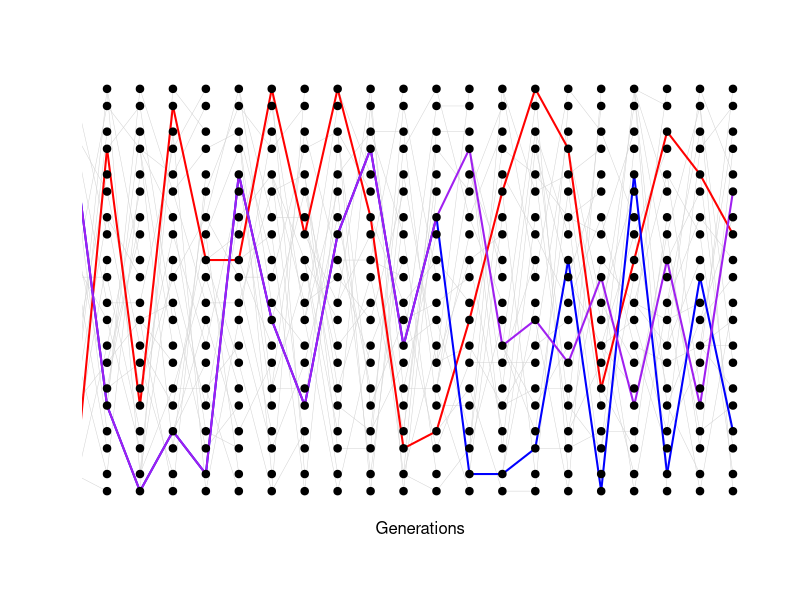
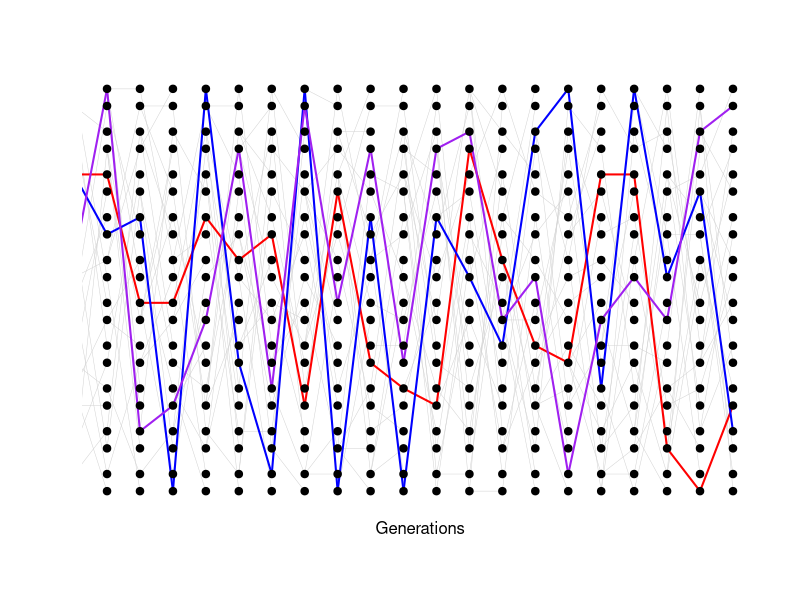
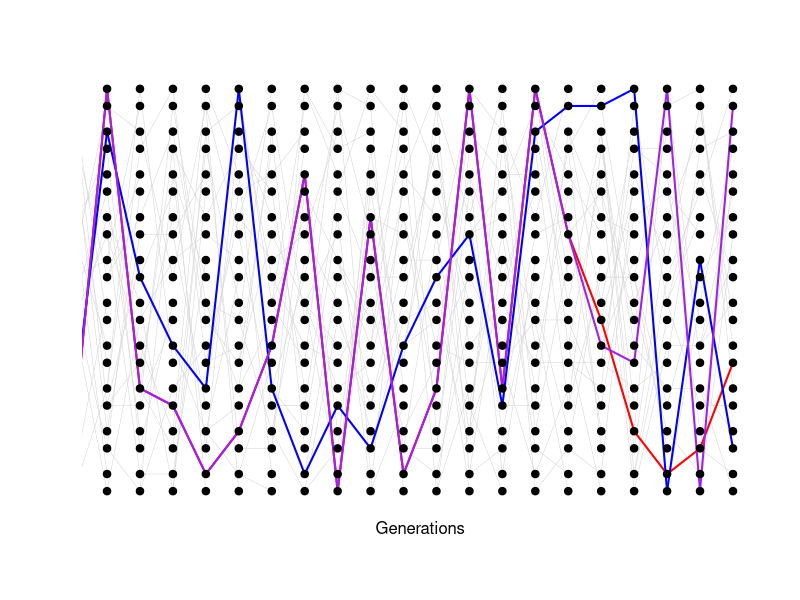
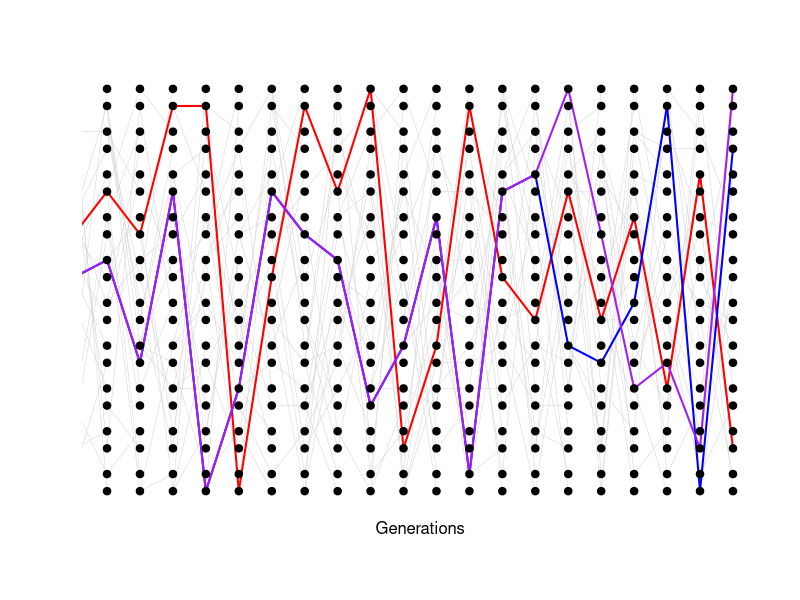
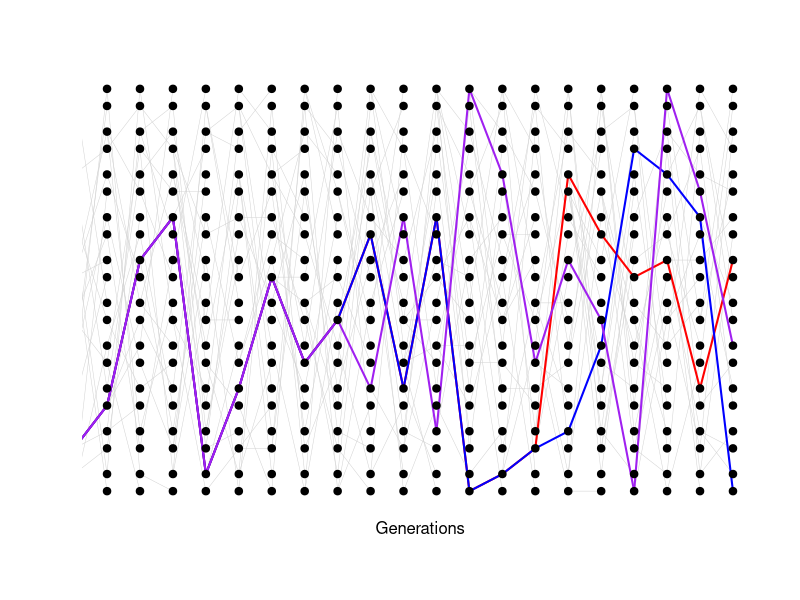
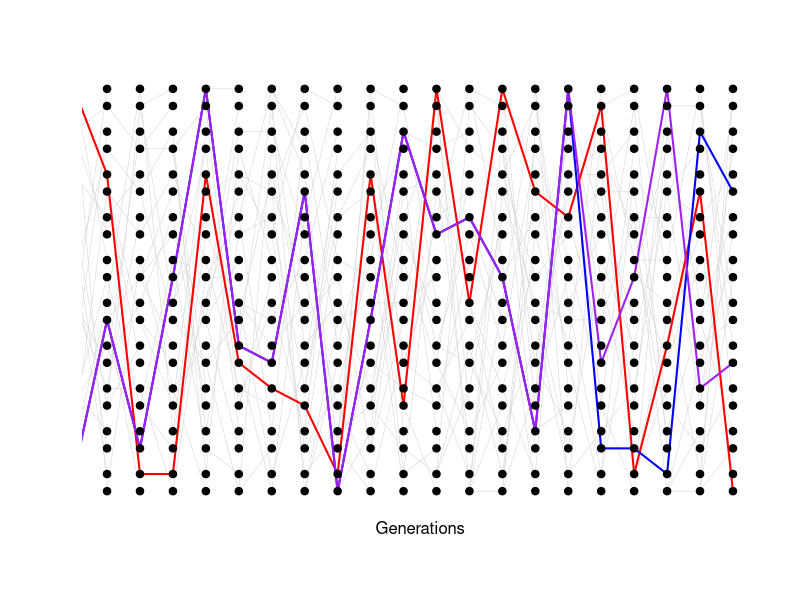
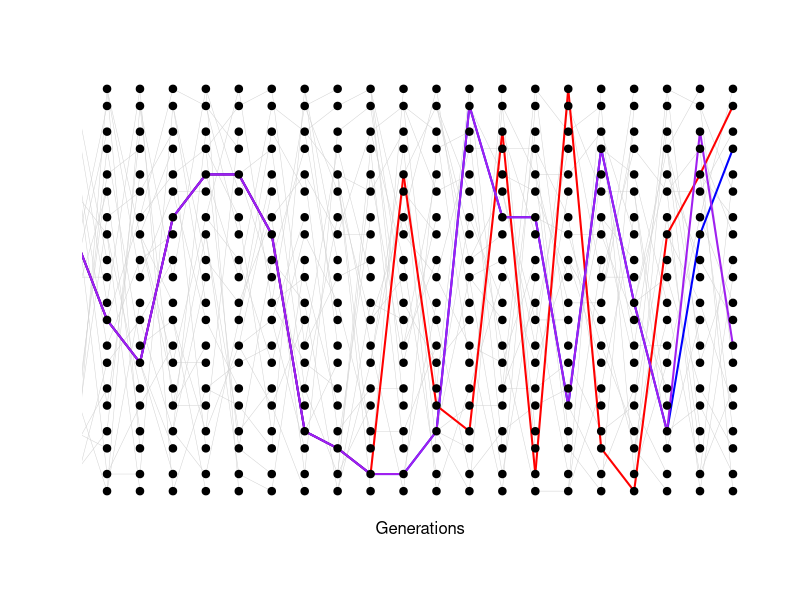
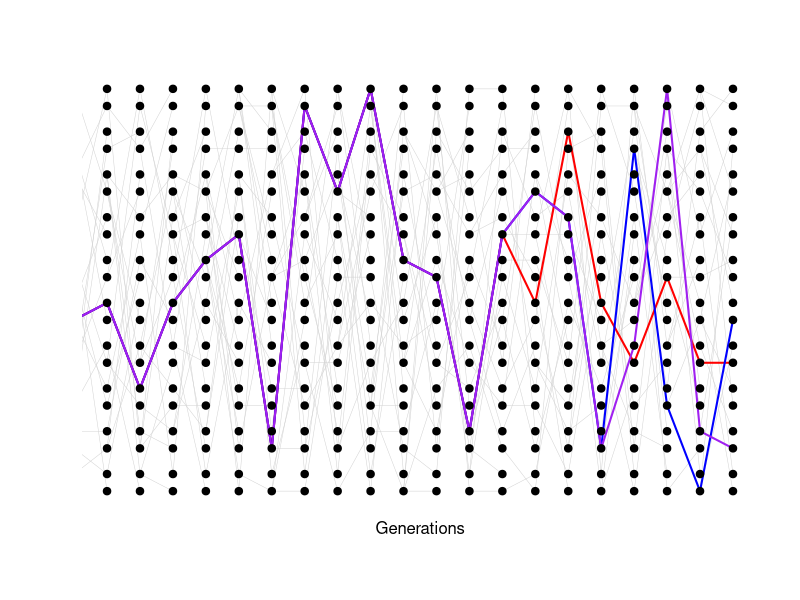

These figures' R source, in order:
N<-10
offset<-0.2

pdf(file="~/Dropbox/Courses/Popgen_teaching_Notes/figures/pairwise_coalescent.pdf")
col.allele<-  c("red","blue")   #c("red","blue","purple") #

pdf(file="~/Dropbox/Courses/Popgen_teaching_Notes/figures/3_tip_coalescent.pdf")
col.allele<-  c("red","blue","purple") #c("red","blue")   #
num.tracked<-3

num.gens<-20
n.iter<-20
for(iter in 1:n.iter){
plot(c(1,num.gens),c(1,N),type="n",axes=FALSE,xlab="",ylab="")
mtext(side=1,line=1,"Generations")

track.this.allele<-vector("list", 2*N)

track.this.allele[sample(1:(2*N),num.tracked)]<-1:num.tracked

track.this.allele.next.gen<-vector("list", 2*N)

for(i in num.gens:1){
	
for(ind in 1:N){
	
		par<-sample(1:N,2,replace=FALSE)
		which.allele<-sample(c(-1,1),1)
		lines(c(i,i-1), c(ind-offset,par[1]+which.allele*offset),col="light grey",lwd=0.5)
		if(!is.null(track.this.allele[[2*ind-1]])){
			this.one<-2*par[1] +ifelse(which.allele==1,0,-1); 
			track.this.allele.next.gen[[this.one]]  <- c(track.this.allele.next.gen[[this.one]],track.this.allele[[2*ind-1]])
			}
			
		which.allele<-sample(c(-1,1),1)
		lines(c(i,i-1), c(ind+offset,par[2]+which.allele*offset),col="light grey",lwd=0.5)
		if(!is.null(track.this.allele[[2*ind]])){ 
					this.one<-2*par[2] +ifelse(which.allele==1,0,-1); 
			track.this.allele.next.gen[[ this.one]]  <- c(track.this.allele.next.gen[[this.one]],track.this.allele[[2*ind]])
			}
#		recover()
	}
	for(this.allele in 1:num.tracked){ 
		daughter<-which(sapply(track.this.allele,function(allele){any(allele==this.allele)}))
		parent<-which(sapply(track.this.allele.next.gen,function(allele){any(allele==this.allele)}))
		lines(c(i,i-1), c(ceiling(daughter/2)+offset* ifelse(daughter %% 2,-1,1) ,ceiling(parent/2) + offset*ifelse(parent %% 2,-1,1) ),col=col.allele[this.allele],lwd=2)
		}
		
	points(rep(i,N),1:N+offset, pch=19,cex=1)
	points(rep(i,N),1:N-offset, pch=19,cex=1)
	 track.this.allele<-track.this.allele.next.gen
	 track.this.allele.next.gen<-vector("list", 2*N)
	}
	}
dev.off()	
